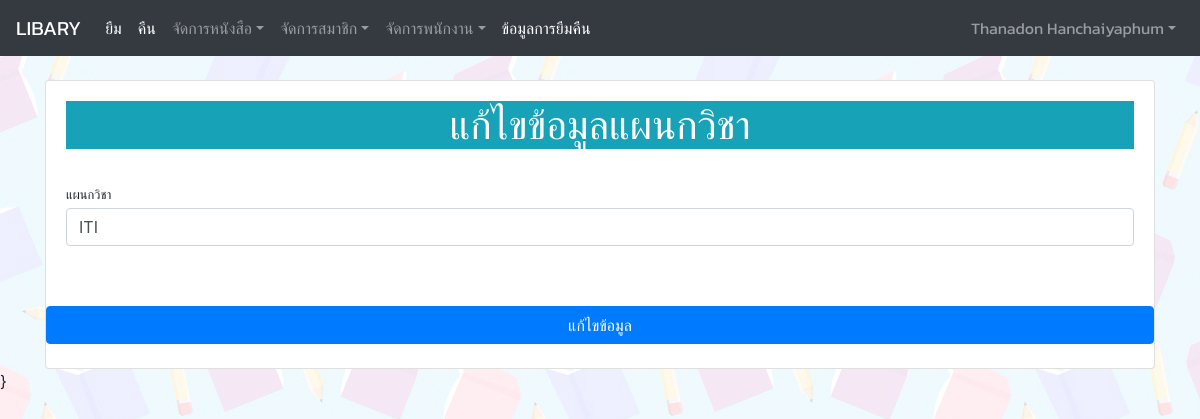
The app's page /admin/edit_dep.php?id_department=01 (signed in) with its own data.
### tables this page shows
CREATE TABLE `staff` (
  `id_staff` tinyint(3) UNSIGNED ZEROFILL NOT NULL,
  `name_staff` varchar(60) NOT NULL,
  `lname_staff` varchar(40) NOT NULL,
  `id_stype` tinyint(2) NOT NULL,
  `username` varchar(50) NOT NULL,
  `password` int(11) NOT NULL
);

CREATE TABLE `department` (
  `id_department` tinyint(2) UNSIGNED ZEROFILL NOT NULL,
  `department` varchar(60) NOT NULL
);

### admin/edit_dep.php (the view, shortened to what this page needs)
<?php
include('../condb.php');
$id_department = $_GET['id_department'];
$department ="SELECT * FROM department WHERE id_department='$id_department'" or die("Error:" . mysqli_error());
$depp = mysqli_query($con, $department);
$d = mysqli_fetch_array($depp);
?>
<!doctype html>
<html lang="en">
  <head>
    <link rel="stylesheet" href="https://cdn.jsdelivr.net/npm/bootstrap@4.5.3/dist/css/bootstrap.min.css">
    <link rel="stylesheet" href="../stly.css">
    <link href="https://cdn.datatables.net/1.10.22/css/jquery.dataTables.min.css" rel="stylesheet">
  </head>
  <body>
   <?php include 'admin_nav.php'?>
   <br>
   <div class="container">
     <div class="card">
        <div class="card-body">
        <h1 class="text-center bg-info text-white">แก้ไขข้อมูลแผนกวิชา</h1>
    <form action="../check/update_dep.php" method="post" name="form1" id="form1">
      <br>
      <div class="form-group">
        <label class="small mb-1" for="inputPassword">แผนกวิชา</label>
        <input class="form-control" id="department" name="department" type="text" value="<?php echo $d["department"]?>" required />
    </div>
  </div>
  <br>
  <button type="submit" class="btn btn-primary btn-block">แก้ไขข้อมูล</button>
<br>
    </div>
</div>
}
</body>
</html>

### admin/admin_nav.php (shortened to what this page needs)
<?php
include('../condb.php');
$id_staff = $_SESSION['id_staff'];
$query ="SELECT * FROM staff WHERE id_staff='$id_staff'" or die("Error:" . mysqli_error());
$result = mysqli_query($con, $query);
$row = mysqli_fetch_array($result);
?>
<nav class="sb-topnav navbar navbar-expand navbar-dark bg-dark ">
            <a class="navbar-brand" href="../admin/admin_page.php">LIBARY</a>
    <div class="collapse navbar-collapse" id="navbarSupportedContent">
    <ul class="navbar-nav mr-auto">
      <li class="nav-item active">
        <a class="nav-link" href="../admin/borrow.php">ยืม <span class="sr-only">(current)</span></a>
      </li>
      <li class="nav-item active">
        <a class="nav-link" href="../admin/return.php">คืน <span class="sr-only">(current)</span></a>
      </li>
      <li class="nav-item dropdown">
    <a class="nav-link dropdown-toggle" data-toggle="dropdown" href="#" role="button" aria-haspopup="true" aria-expanded="false">จัดการหนังสือ</a>
      </li>
      <li class="nav-item dropdown">
    <a class="nav-link dropdown-toggle" data-toggle="dropdown" href="#" role="button" aria-haspopup="true" aria-expanded="false">จัดการสมาชิก</a>
      </li>
      <li class="nav-item dropdown">
    <a class="nav-link dropdown-toggle" data-toggle="dropdown" href="#" role="button" aria-haspopup="true" aria-expanded="false">จัดการพนักงาน</a>
      </li>
      <li class="nav-item active">
        <a class="nav-link" href="../admin/report.php">ข้อมูลการยืมคืน <span class="sr-only">(current)</span></a>
      </li>
        </div>
            <ul class="navbar-nav ml-auto ml-md-0">
                <li class="nav-item dropdown">
                    <a class="nav-link dropdown-toggle" id="userDropdown" href="#" role="button" data-toggle="dropdown" aria-haspopup="true" aria-expanded="false"> <?php echo $row["name_staff"],"   ", $row["lname_staff"];?></a>
                </li>
            </ul>
        </nav>

### stly.css (style rules this page uses)
a,h5,h2,h3,h4,p,h1,li,ul,label { font-family: 'Kanit', sans-serif; }
body { background-image: url('img/bg.jpg'); }

### records on screen
staff: name_staff "Thanadon", lname_staff "Hanchaiyaphum"
department: department "ITI"
